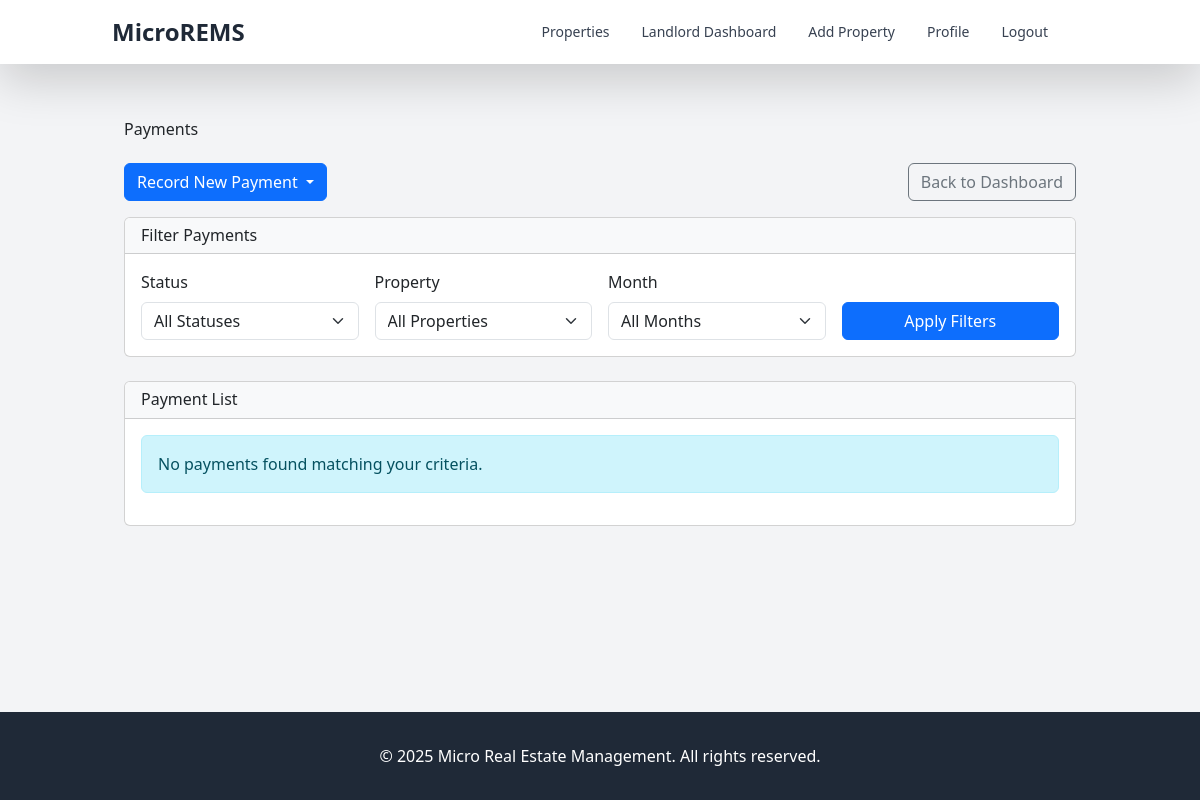
The app's page /payments/ (signed in), older data.
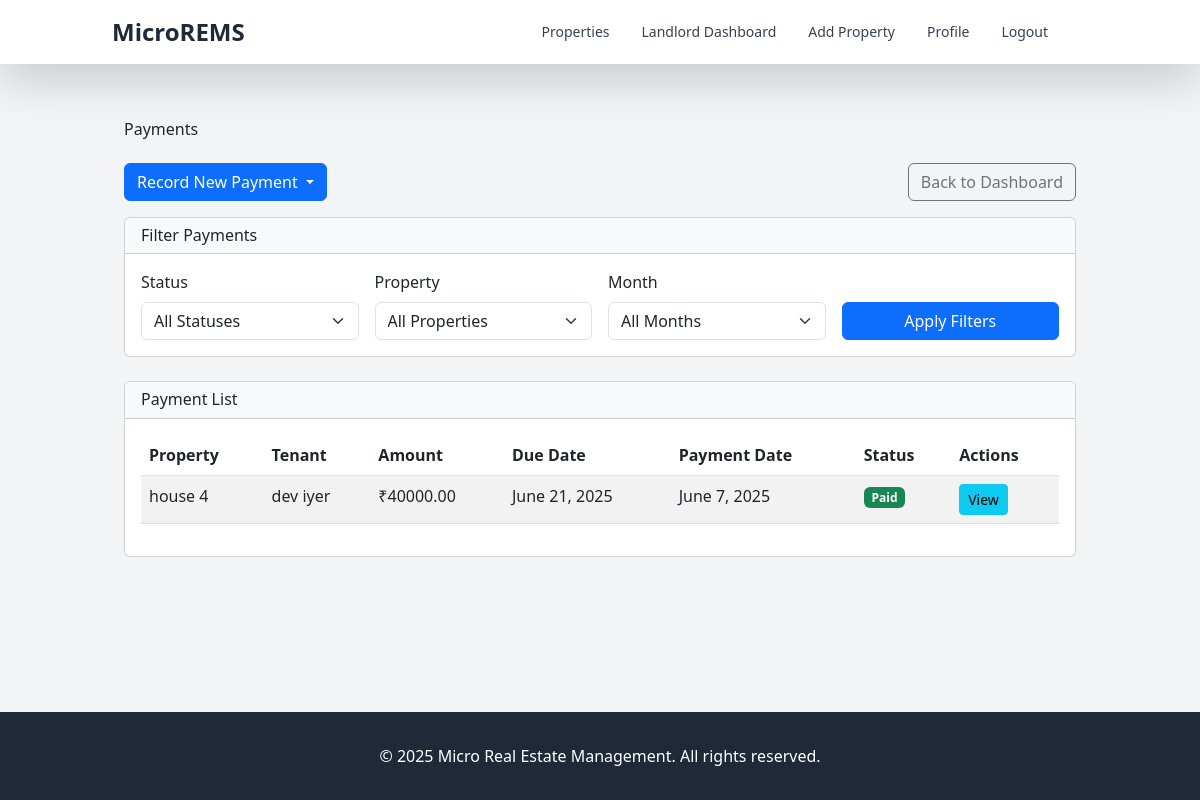
The same page, newer data.
### payments/models.py (models this page shows, shortened)
class Payment(models.Model):
    PAYMENT_STATUS_CHOICES = [
        ('pending', 'Pending'),
        ('paid', 'Paid'),
        ('overdue', 'Overdue'),
        ('cancelled', 'Cancelled'),
    ]
    PAYMENT_METHOD_CHOICES = [
        ('credit_card', 'Credit Card'),
        ('debit_card', 'Debit Card'),
        ('bank_transfer', 'Bank Transfer'),
        ('cash', 'Cash'),
        ('check', 'Check'),
        ('upi', 'UPI'),
        ('other', 'Other'),
    ]
    rental_agreement = models.ForeignKey(RentalAgreement, on_delete=models.CASCADE, related_name='payments')
    amount = models.DecimalField(max_digits=10, decimal_places=2)
    payment_date = models.DateField()
    due_date = models.DateField()
    payment_method = models.CharField(max_length=20, choices=PAYMENT_METHOD_CHOICES)
    transaction_id = models.CharField(max_length=100, blank=True, null=True)
    status = models.CharField(max_length=20, choices=PAYMENT_STATUS_CHOICES, default='pending')
    receipt = models.FileField(upload_to='documents/', blank=True, null=True)
    notes = models.TextField(blank=True, null=True)
    created_at = models.DateTimeField(auto_now_add=True)
    updated_at = models.DateTimeField(auto_now=True)

### properties/models.py (models this page shows, shortened)
class RentalAgreement(models.Model):
    AGREEMENT_STATUS_CHOICES = [
        ('pending', 'Pending'),
        ('active', 'Active'),
        ('expired', 'Expired'),
        ('terminated', 'Terminated'),
    ]
    property = models.ForeignKey(Property, on_delete=models.CASCADE, related_name='rental_agreements')
    tenant = models.ForeignKey(Tenant, on_delete=models.CASCADE, related_name='rental_agreements')
    start_date = models.DateField()
    end_date = models.DateField()
    rent_amount = models.DecimalField(max_digits=10, decimal_places=2)
    security_deposit = models.DecimalField(max_digits=10, decimal_places=2)
    agreement_document = models.FileField(upload_to='documents/', blank=True, null=True)
    status = models.CharField(max_length=20, choices=AGREEMENT_STATUS_CHOICES, default='pending')
    terms_and_conditions = models.TextField()
    created_at = models.DateTimeField(auto_now_add=True)
    updated_at = models.DateTimeField(auto_now=True)

class Property(models.Model):
    PROPERTY_STATUS_CHOICES = [
        ('available', 'Available'),
        ('rented', 'Rented'),
        ('maintenance', 'Under Maintenance'),
        ('not_available', 'Not Available'),
    ]
    PROPERTY_TYPE_CHOICES = [
        ('apartment', 'Apartment'),
        ('house', 'House'),
        ('condo', 'Condominium'),
        ('commercial', 'Commercial Space'),
        ('land', 'Land'),
        ('other', 'Other'),
    ]
    landlord = models.ForeignKey(Landlord, on_delete=models.CASCADE, related_name='properties')
    title = models.CharField(max_length=200)
    description = models.TextField()
    property_type = models.CharField(max_length=20, choices=PROPERTY_TYPE_CHOICES, default='apartment')
    address = models.TextField()
    city = models.CharField(max_length=100)
    state = models.CharField(max_length=100)
    zip_code = models.CharField(max_length=20)
    bedrooms = models.PositiveIntegerField(default=1)
    bathrooms = models.DecimalField(max_digits=3, decimal_places=1, default=1.0)
    area_sqft = models.PositiveIntegerField()
    rent_amount = models.DecimalField(max_digits=10, decimal_places=2)
    security_deposit = models.DecimalField(max_digits=10, decimal_places=2)
    available_from = models.DateField()
    status = models.CharField(max_length=20, choices=PROPERTY_STATUS_CHOICES, default='available')
    amenities = models.TextField(blank=True, null=True)
    created_at = models.DateTimeField(auto_now_add=True)
    updated_at = models.DateTimeField(auto_now=True)
    class Meta:
        verbose_name_plural = "Properties"

### accounts/models.py (models this page shows, shortened)
class Tenant(models.Model):
    user = models.OneToOneField(User, on_delete=models.CASCADE, related_name='tenant_profile')
    address = models.TextField(blank=True, null=True)
    id_proof = models.FileField(upload_to='documents/', blank=True, null=True)
    employment_status = models.CharField(max_length=50, blank=True, null=True)
    emergency_contact = models.CharField(max_length=100, blank=True, null=True)
    date_joined = models.DateTimeField(auto_now_add=True)

class User(AbstractUser):
    username = None
    email = models.EmailField(_('email address'), unique=True)
    is_landlord = models.BooleanField(default=False)
    is_tenant = models.BooleanField(default=False)
    phone_number = models.CharField(max_length=15, blank=True, null=True)
    profile_picture = models.ImageField(upload_to='profile_pics/', blank=True, null=True)
    USERNAME_FIELD = 'email'
    REQUIRED_FIELDS = []
    objects = CustomUserManager()

### payments/views.py (the view, shortened to what this page needs)
# urls.py: path('', views.payment_list, name='payment_list'),
@login_required
def payment_list(request):
    is_landlord = request.user.is_landlord
    is_tenant = request.user.is_tenant
    if is_landlord:
        landlord = get_object_or_404(Landlord, user=request.user)
        payments = Payment.objects.select_related('rental_agreement', 'rental_agreement__property', 'rental_agreement__tenant').filter(
            rental_agreement__property__landlord=landlord
        )
        properties = Property.objects.filter(
            landlord=landlord,
            rental_agreements__isnull=False
        ).distinct()
    else:
        messages.error(request, 'You do not have permission to view payments.')
        return redirect('dashboard')
    status_filter = request.GET.get('status')
    property_filter = request.GET.get('property')
    month_filter = request.GET.get('month')
    if status_filter and status_filter != 'all':
        payments = payments.filter(status=status_filter)
    if property_filter and property_filter != 'all':
        payments = payments.filter(rental_agreement__property_id=property_filter)
    if month_filter and month_filter != 'all':
        try:
            month, year = month_filter.split('-')
            payments = payments.filter(due_date__month=month, due_date__year=year)
        except ValueError:
            pass
    payments = payments.order_by('-due_date')
    months = payments.dates('due_date', 'month', order='DESC')
    month_choices = [(d.strftime('%m-%Y'), d.strftime('%B %Y')) for d in months]
    context = {
        'payments': payments,
        'properties': properties,
        'is_landlord': is_landlord,
        'is_tenant': is_tenant,
        'status_filter': status_filter or 'all',
        'property_filter': property_filter or 'all',
        'month_filter': month_filter or 'all',
        'month_choices': month_choices,
        'payment_status_choices': Payment.PAYMENT_STATUS_CHOICES,
    }
    return render(request, 'payments/payment_list.html', context)

### templates/payments/payment_list.html (shortened to what the changed rows need)
{% extends 'base.html' %}
{% load static %}
{% block content %}
<div class="container mt-4">
    <h1 class="mb-4">Payments</h1>
    <div class="card">
        <div class="card-body">
            {% if payments %}
            <div class="table-responsive">
                <table class="table table-striped table-hover">
                    <thead>
                        <tr>
                            <th>Property</th>
                            {% if is_landlord %}<th>Tenant</th>{% endif %}
                            <th>Amount</th>
                            <th>Due Date</th>
                            <th>Payment Date</th>
                            <th>Status</th>
                            <th>Actions</th>
                        </tr>
                    </thead>
                    <tbody>
                        {% for payment in payments %}
                        <tr>
                            <td>{{ payment.rental_agreement.property.title }}</td>
                            {% if is_landlord %}<td>{{ payment.rental_agreement.tenant.user.get_full_name }}</td>{% endif %}
                            <td>₹{{ payment.amount }}</td>
                            <td>{{ payment.due_date }}</td>
                            <td>{% if payment.payment_date %}{{ payment.payment_date }}{% else %}-{% endif %}</td>
                            <td>
                                {% if payment.status == 'pending' %}
                                <span class="badge bg-warning text-dark">Pending</span>
                                {% elif payment.status == 'paid' %}
                                <span class="badge bg-success">Paid</span>
                                {% elif payment.status == 'overdue' %}
                                <span class="badge bg-danger">Overdue</span>
                                {% elif payment.status == 'cancelled' %}
                                <span class="badge bg-secondary">Cancelled</span>
                                {% endif %}
                            </td>
                            <td>
                                <a href="{% url 'payment_detail' payment_id=payment.id %}" class="btn btn-sm btn-info">
                                     View
                                </a>
                            </td>
                        </tr>
                        {% endfor %}
                    </tbody>
                </table>
            </div>
            {% else %}
            <div class="alert alert-info">
                No payments found matching your criteria.
            </div>
            {% endif %}
        </div>
    </div>
</div>
{% endblock %}

Row changes from the older to the newer data that the page shows:
added Payment: rental_agreement.property "house 4", rental_agreement.tenant.user.get_full_name "dev iyer", amount "40000.00", due_date "June 21, 2025", payment_date "June 7, 2025", status "Paid"
Text that changed along with them:
text no longer shown: "No payments found matching your criteria."
text now shown: "Property Tenant Amount Due Date Payment Date Status Actions"
